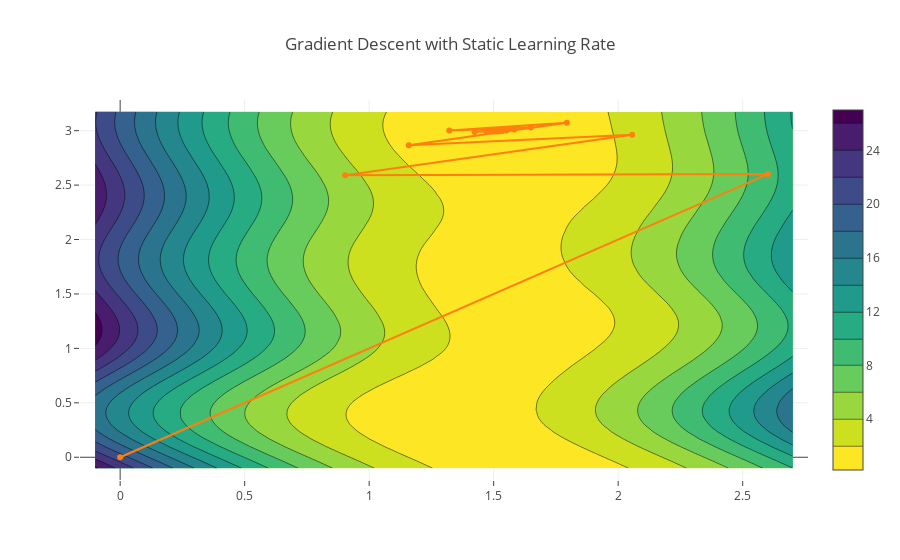

Notebook source saved alongside this figure:
### Code cell
# Run this
contour_plot('Gradient Descent with Static Learning Rate', ts, l2_loss, sin_model, x, y)
